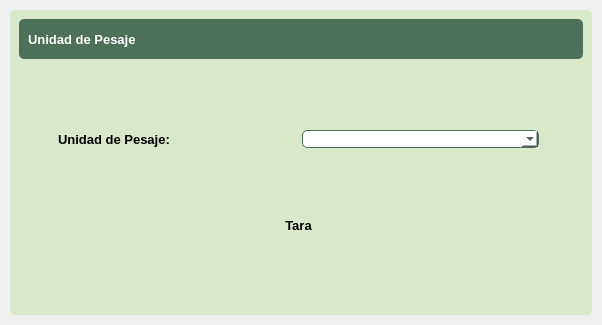
<?xml version="1.0" encoding="UTF-8"?>
<ui version="4.0">
 <class>DetailWindow</class>
 <widget class="QWidget" name="DetailWindow">
  <property name="geometry">
   <rect>
    <x>0</x>
    <y>0</y>
    <width>602</width>
    <height>325</height>
   </rect>
  </property>
  <property name="windowTitle">
   <string>Form</string>
  </property>
  <property name="styleSheet">
   <string notr="true">border-radius: 5px</string>
  </property>
  <layout class="QVBoxLayout" name="verticalLayout">
   <property name="spacing">
    <number>0</number>
   </property>
   <property name="leftMargin">
    <number>0</number>
   </property>
   <property name="topMargin">
    <number>0</number>
   </property>
   <property name="rightMargin">
    <number>0</number>
   </property>
   <property name="bottomMargin">
    <number>0</number>
   </property>
   <item>
    <widget class="QFrame" name="central_widget_frame">
     <property name="frameShape">
      <enum>QFrame::StyledPanel</enum>
     </property>
     <property name="frameShadow">
      <enum>QFrame::Raised</enum>
     </property>
     <layout class="QVBoxLayout" name="shadow_layout">
      <property name="spacing">
       <number>0</number>
      </property>
      <property name="leftMargin">
       <number>10</number>
      </property>
      <property name="topMargin">
       <number>10</number>
      </property>
      <property name="rightMargin">
       <number>10</number>
      </property>
      <property name="bottomMargin">
       <number>10</number>
      </property>
      <item>
       <widget class="QFrame" name="background_frame">
        <property name="styleSheet">
         <string notr="true">background-color: rgb(218, 232, 202);</string>
        </property>
        <property name="frameShape">
         <enum>QFrame::StyledPanel</enum>
        </property>
        <property name="frameShadow">
         <enum>QFrame::Raised</enum>
        </property>
        <layout class="QVBoxLayout" name="verticalLayout_2">
         <item>
          <widget class="QFrame" name="top_bar_frame">
           <property name="minimumSize">
            <size>
             <width>0</width>
             <height>40</height>
            </size>
           </property>
           <property name="maximumSize">
            <size>
             <width>16777215</width>
             <height>40</height>
            </size>
           </property>
           <property name="styleSheet">
            <string notr="true">background-color: #4d705b;</string>
           </property>
           <property name="frameShape">
            <enum>QFrame::StyledPanel</enum>
           </property>
           <property name="frameShadow">
            <enum>QFrame::Raised</enum>
           </property>
           <layout class="QHBoxLayout" name="horizontalLayout_3">
            <item>
             <widget class="QLabel" name="title_label">
              <property name="font">
               <font>
                <pointsize>10</pointsize>
                <weight>75</weight>
                <bold>true</bold>
               </font>
              </property>
              <property name="styleSheet">
               <string notr="true">color: white;</string>
              </property>
              <property name="text">
               <string>Unidad de Pesaje</string>
              </property>
             </widget>
            </item>
            <item>
             <widget class="QFrame" name="buttons_holder_frame">
              <property name="minimumSize">
               <size>
                <width>0</width>
                <height>30</height>
               </size>
              </property>
              <property name="maximumSize">
               <size>
                <width>113</width>
                <height>16777215</height>
               </size>
              </property>
              <property name="frameShape">
               <enum>QFrame::StyledPanel</enum>
              </property>
              <property name="frameShadow">
               <enum>QFrame::Raised</enum>
              </property>
              <widget class="QToolButton" name="minimize_button">
               <property name="geometry">
                <rect>
                 <x>10</x>
                 <y>0</y>
                 <width>22</width>
                 <height>22</height>
                </rect>
               </property>
               <property name="text">
                <string/>
               </property>
               <property name="icon">
                <iconset>
                 <normaloff>../../../PyAdministracion/pys6-recipes-organizer/assets/icons/minimize-window.png</normaloff>../../../PyAdministracion/pys6-recipes-organizer/assets/icons/minimize-window.png</iconset>
               </property>
               <property name="iconSize">
                <size>
                 <width>25</width>
                 <height>25</height>
                </size>
               </property>
              </widget>
              <widget class="QToolButton" name="restore_button">
               <property name="geometry">
                <rect>
                 <x>50</x>
                 <y>0</y>
                 <width>22</width>
                 <height>22</height>
                </rect>
               </property>
               <property name="text">
                <string/>
               </property>
               <property name="icon">
                <iconset>
                 <normaloff>../../../PyAdministracion/pys6-recipes-organizer/assets/icons/restore-window.png</normaloff>../../../PyAdministracion/pys6-recipes-organizer/assets/icons/restore-window.png</iconset>
               </property>
               <property name="iconSize">
                <size>
                 <width>25</width>
                 <height>25</height>
                </size>
               </property>
              </widget>
              <widget class="QToolButton" name="maximize_button">
               <property name="geometry">
                <rect>
                 <x>50</x>
                 <y>0</y>
                 <width>22</width>
                 <height>22</height>
                </rect>
               </property>
               <property name="text">
                <string/>
               </property>
               <property name="icon">
                <iconset>
                 <normaloff>../../../PyAdministracion/pys6-recipes-organizer/assets/icons/maximize-window.png</normaloff>../../../PyAdministracion/pys6-recipes-organizer/assets/icons/maximize-window.png</iconset>
               </property>
               <property name="iconSize">
                <size>
                 <width>25</width>
                 <height>25</height>
                </size>
               </property>
              </widget>
              <widget class="QToolButton" name="close_button">
               <property name="geometry">
                <rect>
                 <x>90</x>
                 <y>0</y>
                 <width>22</width>
                 <height>22</height>
                </rect>
               </property>
               <property name="text">
                <string/>
               </property>
               <property name="icon">
                <iconset>
                 <normaloff>../../../PyAdministracion/pys6-recipes-organizer/assets/icons/close-window.png</normaloff>../../../PyAdministracion/pys6-recipes-organizer/assets/icons/close-window.png</iconset>
               </property>
               <property name="iconSize">
                <size>
                 <width>25</width>
                 <height>25</height>
                </size>
               </property>
              </widget>
             </widget>
            </item>
           </layout>
          </widget>
         </item>
         <item>
          <widget class="QFrame" name="content_frame">
           <property name="frameShape">
            <enum>QFrame::StyledPanel</enum>
           </property>
           <property name="frameShadow">
            <enum>QFrame::Raised</enum>
           </property>
           <layout class="QVBoxLayout" name="verticalLayout_3">
            <item>
             <widget class="QFrame" name="frame">
              <property name="frameShape">
               <enum>QFrame::StyledPanel</enum>
              </property>
              <property name="frameShadow">
               <enum>QFrame::Raised</enum>
              </property>
              <widget class="QWidget" name="gridLayoutWidget">
               <property name="geometry">
                <rect>
                 <x>0</x>
                 <y>0</y>
                 <width>541</width>
                 <height>221</height>
                </rect>
               </property>
               <layout class="QGridLayout" name="gridLayout">
                <property name="sizeConstraint">
                 <enum>QLayout::SetNoConstraint</enum>
                </property>
                <item row="0" column="3">
                 <spacer name="horizontalSpacer">
                  <property name="orientation">
                   <enum>Qt::Horizontal</enum>
                  </property>
                  <property name="sizeType">
                   <enum>QSizePolicy::Preferred</enum>
                  </property>
                  <property name="sizeHint" stdset="0">
                   <size>
                    <width>30</width>
                    <height>20</height>
                   </size>
                  </property>
                 </spacer>
                </item>
                <item row="0" column="2">
                 <widget class="QComboBox" name="comboBox">
                  <property name="styleSheet">
                   <string notr="true">background-color: white;
border: 1px solid #4d705b;</string>
                  </property>
                 </widget>
                </item>
                <item row="0" column="1">
                 <widget class="QLabel" name="title_label_5">
                  <property name="font">
                   <font>
                    <pointsize>10</pointsize>
                    <weight>75</weight>
                    <bold>true</bold>
                   </font>
                  </property>
                  <property name="layoutDirection">
                   <enum>Qt::LeftToRight</enum>
                  </property>
                  <property name="styleSheet">
                   <string notr="true">color: black;</string>
                  </property>
                  <property name="text">
                   <string>Unidad de Pesaje:</string>
                  </property>
                 </widget>
                </item>
                <item row="0" column="0">
                 <spacer name="horizontalSpacer_2">
                  <property name="orientation">
                   <enum>Qt::Horizontal</enum>
                  </property>
                  <property name="sizeType">
                   <enum>QSizePolicy::Preferred</enum>
                  </property>
                  <property name="sizeHint" stdset="0">
                   <size>
                    <width>30</width>
                    <height>20</height>
                   </size>
                  </property>
                 </spacer>
                </item>
                <item row="1" column="1" colspan="2">
                 <widget class="QPushButton" name="new_recipe_button_5">
                  <property name="minimumSize">
                   <size>
                    <width>150</width>
                    <height>30</height>
                   </size>
                  </property>
                  <property name="font">
                   <font>
                    <pointsize>10</pointsize>
                    <weight>75</weight>
                    <bold>true</bold>
                   </font>
                  </property>
                  <property name="styleSheet">
                   <string notr="true">QPushButton{
	background-color : #328f62;
	color: white;
}
QPushButton::hover {background-color : #ffc13b};</string>
                  </property>
                  <property name="text">
                   <string>Tara</string>
                  </property>
                  <property name="iconSize">
                   <size>
                    <width>20</width>
                    <height>20</height>
                   </size>
                  </property>
                 </widget>
                </item>
               </layout>
              </widget>
             </widget>
            </item>
           </layout>
          </widget>
         </item>
        </layout>
       </widget>
      </item>
     </layout>
    </widget>
   </item>
  </layout>
 </widget>
 <resources/>
 <connections/>
</ui>
